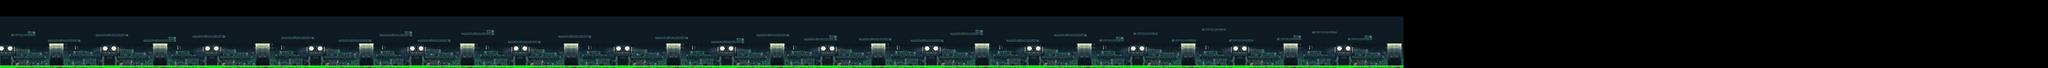

Below is a game level as drawn by its tile map, then a one-line description and the .tmx that defines it (tile-layer data replaced by summaries):
An orthogonal 1500x50 tile map with 16x16 px tiles, 2 tile layers (Capa de Patrones 1, Cajas) and 368 objects.

<map version="1.0" orientation="orthogonal" renderorder="right-down" width="1500" height="50" tilewidth="16" tileheight="16" nextobjectid="422">
 <tileset firstgid="1" name="fondoPrimerNivel" tilewidth="16" tileheight="16" tilecount="3510" columns="195">
  <image source="fondoPrimerNivel.png" width="3130" height="296" />
 </tileset>
 <layer name="Capa de Patrones 1" width="1500" height="50">
  <data>[75000 cells, 39064 non-empty, 2766 distinct tile ids]</data>
 </layer>
 <objectgroup name="Piso">
  <object id="1" x="0" y="775" width="16449" height="24" />
 </objectgroup>
 <objectgroup name="Plataforma">
  <object id="2" x="160" y="661" width="388" height="7" />
  <object id="3" x="806" y="641" width="288" height="10" />
  <object id="4" x="131" y="397" width="285" height="18" />
  <object id="5" x="561" y="470" width="360" height="9" />
  <object id="6" x="1121" y="405" width="379" height="9" />
  <object id="7" x="1378" y="662" width="390" height="7" />
  <object id="8" x="1678" y="467" width="382" height="8" />
  <object id="9" x="1999" y="639" width="296" height="11" />
  <object id="10" x="2253" y="421" width="380" height="6" />
  <object id="11" x="2581" y="660" width="380" height="9" />
  <object id="12" x="3218" y="640" width="294" height="6" />
  <object id="13" x="3301" y="430" width="376" height="15" />
  <object id="14" x="3795" y="662" width="388" height="7" />
  <object id="15" x="3971" y="466" width="380" height="7" />
  <object id="16" x="4451" y="404" width="379" height="7" />
  <object id="17" x="4404" y="638" width="291" height="8" />
  <object id="18" x="4898" y="467" width="380" height="13" />
  <object id="19" x="4978" y="658" width="387" height="8" />
  <object id="20" x="5411" y="389" width="380" height="7" />
  <object id="21" x="5610" y="643" width="300" height="7" />
  <object id="22" x="5950" y="482" width="385" height="10" />
  <object id="23" x="6197" y="658" width="379" height="8" />
  <object id="24" x="6544" y="417" width="384" height="12" />
  <object id="25" x="6818" y="641" width="291" height="10" />
  <object id="26" x="7392" y="659" width="390" height="4" />
  <object id="27" x="7681" y="435" width="385" height="9" />
  <object id="28" x="8030" y="637" width="297" height="10" />
  <object id="29" x="8337" y="484" width="382" height="7" />
  <object id="30" x="8607" y="660" width="386" height="10" />
  <object id="31" x="8863" y="405" width="380" height="11" />
  <object id="32" x="9218" y="636" width="293" height="12" />
  <object id="33" x="9422" y="450" width="389" height="9" />
  <object id="34" x="9804" y="659" width="370" height="7" />
  <object id="35" x="10067" y="453" width="385" height="22" />
  <object id="36" x="10431" y="641" width="295" height="5" />
  <object id="38" x="10669" y="468" width="380" height="21" />
  <object id="39" x="11138" y="389" width="382" height="20" />
  <object id="40" x="11008" y="661" width="390" height="7" />
  <object id="41" x="11631" y="639" width="292" height="7" />
  <object id="42" x="11791" y="466" width="385" height="13" />
  <object id="43" x="12351" y="404" width="388" height="8" />
  <object id="44" x="12887" y="467" width="284" height="8" />
  <object id="45" x="13284" y="387" width="284" height="16" />
  <object id="46" x="12848" y="643" width="305" height="2" />
  <object id="47" x="13424" y="660" width="395" height="5" />
  <object id="48" x="13731" y="467" width="285" height="16" />
  <object id="49" x="14085" y="332" width="276" height="24" />
  <object id="51" x="14046" y="640" width="292" height="22" />
  <object id="52" x="14398" y="466" width="289" height="21" />
  <object id="53" x="14621" y="656" width="388" height="3" />
  <object id="54" x="14964" y="452" width="285" height="20" />
  <object id="55" x="15379" y="373" width="285" height="16" />
  <object id="56" x="15265" y="643" width="291" height="3" />
  <object id="57" x="15800" y="448" width="278" height="11" />
  <object id="58" x="15845" y="660" width="383" height="4" />
  <object id="133" x="12209" y="663" width="390" height="4" />
 </objectgroup>
 <objectgroup name="Pared">
  <object id="59" x="0" y="191" width="3" height="594" />
  <object id="60" x="16449" y="193" width="1" height="577" />
 </objectgroup>
 <objectgroup name="Techo">
  <object id="61" x="-3" y="191" width="16453" height="8" />
 </objectgroup>
 <layer name="Cajas" width="1500" height="50">
  <data>[75000 cells, 228 non-empty, 12 distinct tile ids]</data>
 </layer>
 <objectgroup name="Caja Poción">
  <object id="62" x="322" y="365" width="92" height="35" />
  <object id="64" x="1967" y="433" width="95" height="30" />
  <object id="65" x="4090" y="628" width="84" height="29" />
  <object id="66" x="4737" y="362" width="94" height="40" />
  <object id="67" x="5700" y="348" width="91" height="39" />
  <object id="68" x="8630" y="444" width="91" height="40" />
  <object id="69" x="9431" y="615" width="81" height="24" />
  <object id="70" x="11425" y="349" width="94" height="41" />
  <object id="71" x="13737" y="628" width="80" height="30" />
  <object id="72" x="15152" y="412" width="96" height="39" />
  <object id="73" x="15982" y="415" width="97" height="32" />
 </objectgroup>
 <objectgroup name="Caja Arma">
  <object id="74" x="473" y="737" width="84" height="34" />
  <object id="75" x="1001" y="614" width="81" height="26" />
  <object id="76" x="2898" y="736" width="92" height="34" />
  <object id="77" x="7400" y="623" width="83" height="33" />
  <object id="78" x="9710" y="413" width="98" height="34" />
  <object id="79" x="10645" y="607" width="83" height="31" />
  <object id="80" x="13073" y="430" width="97" height="36" />
  <object id="173" x="4979" y="624" width="87" height="30" />
 </objectgroup>
 <objectgroup name="Soldados Enemigos">
  <object id="86" x="265" y="689" width="80" height="82" />
  <object id="87" x="577" y="686" width="79" height="87" />
  <object id="88" x="800" y="679" width="76" height="93" />
  <object id="89" x="1149" y="681" width="83" height="92" />
  <object id="90" x="1359" y="681" width="79" height="91" />
  <object id="91" x="1695" y="690" width="77" height="81" />
  <object id="92" x="1967" y="669" width="79" height="103" />
  <object id="93" x="2283" y="668" width="81" height="104" />
  <object id="94" x="2580" y="683" width="68" height="90" />
  <object id="95" x="3000" y="682" width="78" height="90" />
  <object id="96" x="2795" y="685" width="72" height="88" />
  <object id="97" x="3285" y="672" width="77" height="99" />
  <object id="98" x="3522" y="666" width="83" height="104" />
  <object id="99" x="3791" y="682" width="73" height="89" />
  <object id="100" x="4073" y="688" width="72" height="85" />
  <object id="101" x="4307" y="682" width="79" height="90" />
  <object id="102" x="4502" y="680" width="80" height="93" />
  <object id="103" x="4636" y="674" width="78" height="99" />
  <object id="107" x="4978" y="684" width="70" height="87" />
  <object id="108" x="5232" y="682" width="71" height="87" />
  <object id="110" x="5480" y="679" width="75" height="91" />
  <object id="111" x="5637" y="677" width="78" height="93" />
  <object id="112" x="5962" y="666" width="89" height="101" />
  <object id="113" x="6231" y="686" width="78" height="85" />
  <object id="114" x="6538" y="679" width="74" height="91" />
  <object id="115" x="6784" y="675" width="83" height="93" />
  <object id="116" x="7060" y="669" width="82" height="100" />
  <object id="117" x="7398" y="672" width="85" height="97" />
  <object id="118" x="7740" y="678" width="78" height="92" />
  <object id="119" x="7966" y="668" width="84" height="101" />
  </objectgroup>
 <objectgroup name="Límites">
  <!-- 192 objects omitted --></objectgroup>
 <objectgroup name="Capa de Objetos 9" />
 <objectgroup name="Puerta Final">
  <!-- 1 objects omitted --></objectgroup>
</map>
<!-- 259 of 368 objects omitted -->